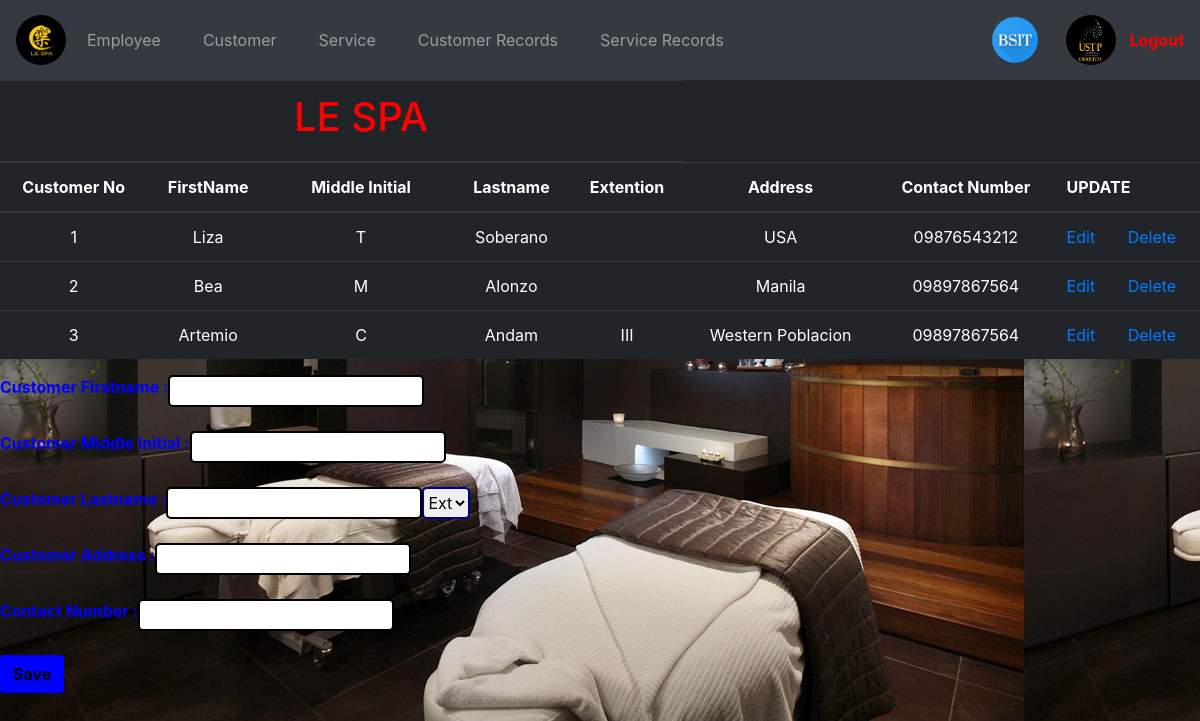
The app's page /Customer.php with its own data.
### tables this page shows
CREATE TABLE `customer` (
  `customer_no` int(10) NOT NULL,
  `firstname` varchar(20) NOT NULL,
  `middle_initial` varchar(1) NOT NULL,
  `lastname` varchar(20) NOT NULL,
  `Ext` varchar(5) NOT NULL,
  `address` varchar(50) NOT NULL,
  `contact_number` varchar(11) NOT NULL
);

### customer_server.php (called while the page is built, shortened)
<?php
	$db = mysqli_connect('localhost', 'root', '', 'leSpa');
	$firstname = "";
	$middle_initial= "";
	$lastname = "";
	$address = "";
	$contact_number = "";
	$update = false;
	$results = mysqli_query($db, "SELECT * FROM customer");
?>

### Customer.php (the view, shortened to what this page needs)
<?php
include('customer_server.php');
?>
<!DOCTYPE html>
<html>
<head>
	<link rel="stylesheet" type="text/css" href="welcome.css">
	<link rel="stylesheet" href="bootstrap-4.0.0-beta.3-dist/css/bootstrap.min.css">
</head>
<body>
<nav class="navbar navbar-expand-lg navbar-dark bg-dark">
<img src="lep.png" width="50" height="50" alt="logo">
  <div class="collapse navbar-collapse" id="navbarSupportedContent">
    <ul class="navbar-nav mr-auto">
      <li class="nav-item">
      	<button type="button" class="btn btn-dark" data-toggle="tooltip" data-placement="bottom" title="List of Employees">
          <a class="nav-link" href="Employee.php?username=<?php echo $_GET['username'];?>">Employee</a>
        </button>
      </li>
	  <li class="nav-item">
	  	<button type="button" class="btn btn-dark" data-toggle="tooltip" data-placement="bottom" title="List of Customers">
          <a class="nav-link" href="Customer.php?username=<?php echo $_GET['username'];?>">Customer</a>
        </button>
      </li>
	  <li class="nav-item">
	  	<button type="button" class="btn btn-dark" data-toggle="tooltip" data-placement="bottom" title="List of Services">
          <a class="nav-link" href="Services.php?username=<?php echo $_GET['username'];?>">Service</a>
        </button>
      </li>
      <li class="nav-item">
      	<button type="button" class="btn btn-dark" data-toggle="tooltip" data-placement="bottom" title="Records of Customers">
          <a class="nav-link" href="CustomerRecords.php?username=<?php echo $_GET['username'];?>">Customer Records</a>
        </button>
      </li>
      <li class="nav-item">
      	<button type="button" class="btn btn-dark" data-toggle="tooltip" data-placement="bottom" title="Records of Services">
          <a class="nav-link" href="ServiceRecords.php?username=<?php echo $_GET['username'];?>">Service Records</a>
        </button>
      </li>
    </ul>
    <div class="form-inline my-2 my-lg-0">
      <button type="button" class="btn btn-dark" data-toggle="tooltip" data-placement="bottom" title="Bachelor of Science in
         Information Technology">
         <img src="unnamed.png" width="50" height="50" alt="logo">
      </button>
      <button type="button" class="btn btn-dark" data-toggle="tooltip" data-placement="bottom" title="University of Science and Technology of Southern Philippines">
         <img src="ustp.png" width="50" height="50" alt="logo">
      </button>
      <b><a href="Logout.php"><font color="red">Logout</font></a></b>
    </div>
  </div>
</nav>
<form method="post" action="">
<table class="table table-dark">
	<thead>
	    <tr>
			<th></th>
			<th></th>
			<th><h1><center><font color="red">LE SPA</font></center></h1></th>
			<th colspan="2"></th>
		</tr>
		<tr>
			<th><center>Customer No</center></th>
			<th><center>FirstName</center></th>
			<th><center>Middle Initial</center></th>
			<th><center>Lastname</center></th>
			<th><center>Extention</center></th>
			<th><center>Address</center></th>
			<th><center>Contact Number</center></th>
			<th colspan="2">UPDATE</th>
		</tr>
	</thead>
	<?php while ($row = mysqli_fetch_array($results)) { ?>
		<tr>
			<td><center><?php echo $row['customer_no']; ?></center></td>
			<td><center><?php echo $row['firstname']; ?></center></td>
			<td><center><?php echo $row['middle_initial']; ?></center></td>
			<td><center><?php echo $row['lastname']; ?></center></td>
			<td><center><?php echo $row['Ext']; ?></center></td>
			<td><center><?php echo $row['address']; ?></center></td>
			<td><center><?php echo $row['contact_number']; ?></center></td>
			<td>
				<a href="customer_edit.php?edit=<?php echo $row['customer_no']; ?>" class="edit_btn" >Edit</a>
			</td>
			<td>
				<a href="customer_server.php?del=<?php echo $row['customer_no']; ?>" class="del_btn">Delete</a>
			</td>
		</tr>
	<?php }
?>
</table>
	<b><font color="blue"><div class="input-group">
		<label>Customer Firstname :</label>
		<input type="text" name="firstname" required value="<?php echo $firstname; ?>">
	</div><br>
	<div class="input-group">
		<label>Customer Middle Initial :</label>
		<input type="text" name="middle_initial" value="<?php echo $middle_initial; ?>">
	</div><br>
	<div class="input-group">
		<label>Customer Lastname :</label>
		<input type="text" name="lastname" required value="<?php echo $lastname; ?>">
		<select name="Ext">
    	 <option value="">Ext</option>
        </select><br>
	</div>
	<div class="input-group">
		<label>Customer Address :</label>
		<input type="text" name="address" required value="<?php echo $address; ?>">
	</div><br>
	<div class="input-group">
		<label>Contact Number :</label>
		<input type="text" name="contact_number" required value="<?php echo $contact_number; ?>">
	</div></font><br>
	<div class="input-group">
		<?php if ($update == true): ?>
			<div class="input-group">
  	          <button class="btn" type="submit" name="update" style="background: #0000FF;" ><font color="white"><b>Update</b></font></button>
  	        </div>
		<?php else: ?>
			  <button class="btn" type="submit" name="save"><b>Save</b></button>
		<?php endif ?>
	</div>
</form>
</body>
</html>

### Customer.php (style rules this page uses)
body { background: url('co.jpg'); }
img, .logo { border-radius: 30px 30px 30px 30px; }
input[type=text] { border: 2px solid #000000; border-radius: 5px 5px 5px 5px; }
select { border: 2px solid #00008B; border-radius: 5px 5px 5px 5px; }
button { background-color: #0000FF; }

### records on screen
customer: customer_no "1", firstname "Liza", middle_initial "T", lastname "Soberano", address "USA", contact_number "09876543212"
customer: customer_no "2", firstname "Bea", middle_initial "M", lastname "Alonzo", address "Manila", contact_number "09897867564"
customer: customer_no "3", firstname "Artemio", middle_initial "C", lastname "Andam", Ext "III", address "Western Poblacion", contact_number "09897867564"
